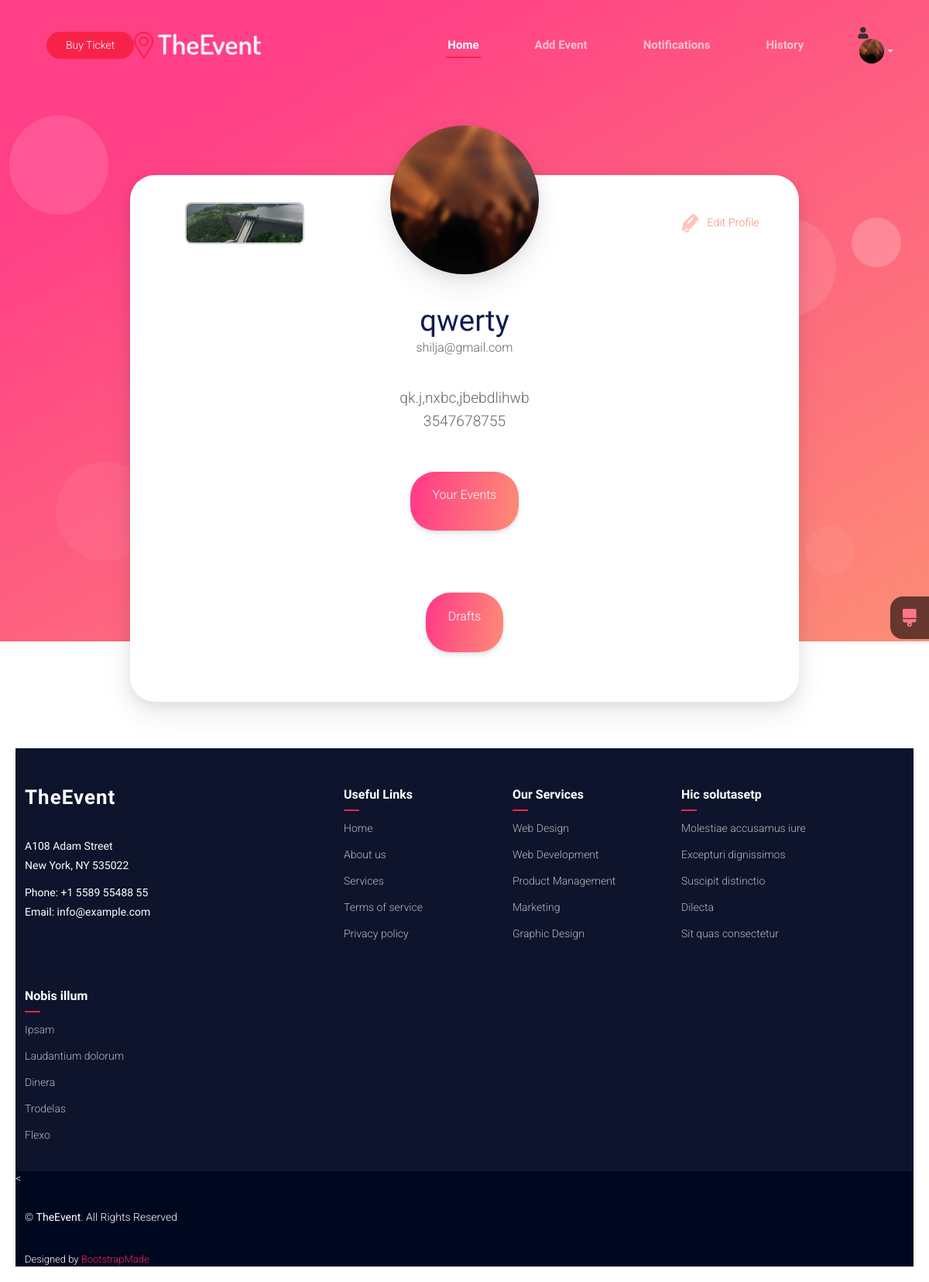
Page /organizer/org_profile/ (signed in) on the committed database.
### adminpanel/models.py (models this page shows, shortened)
class Profile(models.Model):
    ROLE_CHOICES = (
        ('organizer', 'Organizer'),
        ('user', 'User')
    )
    user = models.OneToOneField(User, on_delete=models.CASCADE)
    phone = models.CharField(max_length=10, blank=True, null=True)
    profile_description = models.TextField(blank=True, null=True)
    profile_image = models.ImageField(upload_to='profile_images/', blank=True, null=True)
    id_proof = models.ImageField(upload_to='id_proof/', blank=True, null=True)
    role = models.CharField(max_length=10, choices=ROLE_CHOICES, default='user')
    date_joined = models.DateTimeField(auto_now_add=True)
    last_login = models.DateTimeField(null=True, blank=True)

### organizer/views.py (the view)
# urls.py: path('org_profile/', org_profile, name = 'org_profile'),
@login_required(login_url='/404/')
def org_profile(request):
    try:
        profile = Profile.objects.get(user=request.user)
    except Profile.DoesNotExist:
        profile = None
        published_events = None
    else:
        published_events = Event.objects.filter(organizer=profile, status = 'visible')
    return render(
        request,
        'organizer/org_profile.html',
        {'profile': profile, 'published_events': published_events}
    )

### organizer/templates/organizer/org_profile.html (shortened to what this page needs)
{% extends 'organizer/org_base.html' %}
{% load static %}
{% block content %}
<link rel="stylesheet" href="{% static 'profile/css/style.css' %}">
      <link rel="stylesheet" href="{% static 'profile/css/demo.css' %}">
      <div class="cd__action">
        <a href="https://www.codehim.com/html5-css3/user-profile-page-template-in-html-css" title="Back to download and tutorial page" class="cd__btn back">Back to Tutorial</a>
     </div>
<main class="cd__main">
    <div class="profile-page">
<div class="content">
<div class="content__cover">
    <div class="content__avatar" style="background: #8f6ed5 url('{{ profile.profile_image.url }}') center center no-repeat; background-size: cover;"></div>
</div>
<div class="content__actions"><a href="#">
    <div class="id-proof-container">
        <div class="id-proof-box" id="idProofBox">
            {% if profile.id_proof %}
                <img id="idProof" class="id-proof-img" src="{{ profile.id_proof.url }}" alt="ID Proof" />
            {% else %}
                <img id="idProof" class="id-proof-img" src="path/to/default-image.jpg" alt="No ID Proof Available" />
            {% endif %}
        </div>
    </div>
   </svg></a><a href="{% url 'edit_org_profile' %}">
   </svg><span>Edit Profile</span></a></div>
<div class="content__title">
 <h1>{{ profile.user.username }}</h1><span>{{ profile.user.email }}</span>
</div>
<div class="content__description">
 <p>{{ profile.profile_description }}</p>
 <p>{{ profile.phone }}</p>
</div>
<div class="content__button">
    <a class="button" href="javascript:void(0);" id="bookedTicketsBtn" onclick="openModal()">
        <p class="button__text">Your Events</p>
    </a>
</div>
<div class="content__button">
    <a class="button" href="{% url 'hidden_events' %}">
        <p class="button__text">Drafts</p>
    </a>
</div>
</div>
<div class="bg">
<div><span></span><span></span><span></span><span></span>
</div>
</div>
<div class="theme-switcher-button" id="theme-switcher-button">
</div>
</div>
{% endblock %}

### organizer/templates/organizer/org_base.html (shortened to what this page needs)
{% load static %}
<!DOCTYPE html>
<html lang="en">
<head>
  <link rel="stylesheet" href="https://cdnjs.cloudflare.com/ajax/libs/animate.css/4.1.1/animate.min.css" />
  <link rel="stylesheet" href="https://cdnjs.cloudflare.com/ajax/libs/OwlCarousel2/2.3.4/assets/owl.carousel.min.css">
  <link rel="stylesheet" href="https://cdnjs.cloudflare.com/ajax/libs/OwlCarousel2/2.3.4/assets/owl.theme.default.min.css">
  <link rel="stylesheet" href="https://cdn.jsdelivr.net/npm/bootstrap@5.3.0-alpha1/dist/css/bootstrap.min.css">
  <link href="https://cdnjs.cloudflare.com/ajax/libs/aos/2.3.4/aos.css" rel="stylesheet">
  <link href="{% static 'The_event/assets/vendor/bootstrap/css/bootstrap.min.css' %}" rel="stylesheet">
  <link href="{% static 'The_event/assets/vendor/bootstrap-icons/bootstrap-icons.css' %}" rel="stylesheet">
  <link href="{% static 'The_event/assets/vendor/aos/aos.css' %}" rel="stylesheet">
  <link href="{% static 'The_event/assets/vendor/glightbox/css/glightbox.min.css' %}" rel="stylesheet">
  <link href="{% static 'The_event/assets/vendor/swiper/swiper-bundle.min.css' %}" rel="stylesheet">
  <head>
    <link rel="stylesheet" href="https://cdnjs.cloudflare.com/ajax/libs/font-awesome/5.15.4/css/all.min.css">
</head>
  <link href="{% static 'The_event/assets/css/main.css' %}" rel="stylesheet">
</head>
<body class="index-page">
  <header id="header" class="header d-flex align-items-center fixed-top">
    <div class="container-fluid container-xl position-relative d-flex align-items-center">
      <a href="index.html" class="logo d-flex align-items-center me-auto">
        <img src="{% static 'The_event/assets/img/logo.png' %}" alt="">
      </a>
      <nav id="navmenu" class="navmenu">
        <ul>
          <li><a href="{% url 'org_home' %}" class="active">Home<br></a></li>
          <li><a href="{% url 'add_event' %}">Add Event</a></li>
          <li><a href="{% url 'notification' %}">Notifications</a></li>
          <li><a href="{% url 'drafts' %}"> History</a></li>
          <li class="nav-item dropdown fas fa-user">
            <a href="#" class="nav-link dropdown-toggle" id="userDropdown" data-bs-toggle="dropdown" aria-expanded="false">
                {% if user.profile.profile_image %}
                    <img src="{{ user.profile.profile_image.url }}" alt="User Avatar" class="avatar-img">
                {% else %}
                    <img src="{% static 'images/default-avatar.png' %}" alt="Default Avatar" class="avatar-img">
                {% endif %}
            </a>
        </li>
        </ul>
      </nav>
      <a href="#" class="cta-btn d-none d-sm-block" id="buyTicketButton">
        Buy Ticket
    </a>
      </div>
  </header>
  {% block content %} {% endblock %}
  <footer id="footer" class="footer dark-background">
    <div class="footer-top">
      <div class="container">
        <div class="row gy-4">
          <div class="col-lg-4 col-md-6 footer-about">
            <a href="index.html" class="logo d-flex align-items-center">
              <span class="sitename">TheEvent</span>
            </a>
            <div class="footer-contact pt-3">
              <p>A108 Adam Street</p>
              <p>New York, NY 535022</p>
              <p class="mt-3"><strong>Phone:</strong> <span>+1 5589 55488 55</span></p>
              <p><strong>Email:</strong> <span>info@example.com</span></p>
            </div>
          </div>
          <div class="col-lg-2 col-md-3 footer-links">
            <h4>Useful Links</h4>
            <ul>
              <li><a href="#">Home</a></li>
              <li><a href="#">About us</a></li>
              <li><a href="#">Services</a></li>
              <li><a href="#">Terms of service</a></li>
              <li><a href="#">Privacy policy</a></li>
            </ul>
          </div>
          <div class="col-lg-2 col-md-3 footer-links">
            <h4>Our Services</h4>
            <ul>
              <li><a href="#">Web Design</a></li>
              <li><a href="#">Web Development</a></li>
              <li><a href="#">Product Management</a></li>
              <li><a href="#">Marketing</a></li>
              <li><a href="#">Graphic Design</a></li>
            </ul>
          </div>
          <div class="col-lg-2 col-md-3 footer-links">
            <h4>Hic solutasetp</h4>
            <ul>
              <li><a href="#">Molestiae accusamus iure</a></li>
              <li><a href="#">Excepturi dignissimos</a></li>
              <li><a href="#">Suscipit distinctio</a></li>
              <li><a href="#">Dilecta</a></li>
              <li><a href="#">Sit quas consectetur</a></li>
            </ul>
          </div>
          <div class="col-lg-2 col-md-3 footer-links">
            <h4>Nobis illum</h4>
            <ul>
              <li><a href="#">Ipsam</a></li>
              <li><a href="#">Laudantium dolorum</a></li>
              <li><a href="#">Dinera</a></li>
              <li><a href="#">Trodelas</a></li>
              <li><a href="#">Flexo</a></li>
            </ul>
        </div>
      </div>
    </div>
  </div>
  <
  <div class="footer-bottom">
    <div class="container">
      <div class="copyright">
        &copy; <strong><span>TheEvent</span></strong>. All Rights Reserved
      </div>
      <div class="credits">
        Designed by <a href="https://bootstrapmade.com/">BootstrapMade</a>
      </div>
    </div>
  </div>
</footer>
</body>
</html>

### static/The_event/assets/css/main.css (style rules this page uses)
:root { --default-font: "Roboto", system-ui, -apple-system, "Segoe UI", Roboto, "Helvetica Neue", Arial, "Noto Sans", "Liberation Sans", sans-serif, "Apple Color Emoji", "Segoe UI Emoji", "Segoe UI Symbol", "Noto Color Emoji"; --heading-font: "Raleway", sans-serif; --nav-font: "Raleway", sans-serif; }
:root { --background-color: #ffffff; --default-color: #2f3138; --heading-color: #0e1b4d; --accent-color: #f82249; --surface-color: #ffffff; --contrast-color: #ffffff; }
:root { --nav-color: rgba(255, 255, 255, 0.65); --nav-hover-color: #ffffff; --nav-mobile-background-color: #ffffff; --nav-dropdown-background-color: #ffffff; --nav-dropdown-color: #212529; --nav-dropdown-hover-color: #f82249; }
.dark-background { --background-color: #000820; --default-color: #ffffff; --heading-color: #ffffff; --surface-color: #001553; --contrast-color: #ffffff; }
:root { scroll-behavior: smooth; }
body { color: var(--default-color); background-color: var(--background-color); font-family: var(--default-font); }
a { color: var(--accent-color); text-decoration: none; transition: 0.3s; }
h1, h2, h3, h4, h5, h6 { color: var(--heading-color); font-family: var(--heading-font); }
.header { --background-color: rgba(0, 0, 0, 0); --heading-color: #ffffff; color: var(--default-color); background-color: var(--background-color); padding: 20px 0; transition: all 0.5s; z-index: 997; }
.header .logo { line-height: 1; }
.header .logo img { max-height: 36px; margin-right: 8px; }
.header .cta-btn, .header .cta-btn:focus { color: var(--contrast-color); background: var(--accent-color); font-size: 14px; padding: 8px 25px; margin: 0 0 0 30px; border-radius: 50px; transition: 0.3s; }
@media (max-width: 1200px) { .header .logo { order: 1; } }
@media (max-width: 1200px) { .header .navmenu { order: 3; } }
@media (min-width: 1200px) { .navmenu { padding: 0; } }
@media (min-width: 1200px) { .navmenu ul { margin: 0; padding: 0; display: flex; list-style: none; align-items: center; } }
@media (min-width: 1200px) { .navmenu li { position: relative; } }
@media (min-width: 1200px) { .navmenu>ul>li { white-space: nowrap; padding: 15px 14px; } }
@media (min-width: 1200px) { .navmenu a, .navmenu a:focus { color: var(--nav-color); font-size: 15px; padding: 0 2px; font-family: var(--nav-font); font-weight: 600; display: flex; align-items: center; justify-content: space-between; white-space: nowrap; transition: 0.3s; position: relative; } }
@media (min-width: 1200px) { .navmenu>ul>li>a:before { content: ""; position: absolute; height: 2px; bottom: -6px; left: 0; background-color: var(--accent-color); visibility: hidden; width: 0px; transition: all 0.3s ease-in-out 0s; } }
@media (min-width: 1200px) { .navmenu a:hover:before, .navmenu li:hover>a:before, .navmenu .active:before { visibility: visible; width: 100%; } }
@media (min-width: 1200px) { .navmenu li:hover>a, .navmenu .active, .navmenu .active:focus { color: var(--nav-hover-color); } }
.footer { color: var(--default-color); background-color: var(--background-color); font-size: 14px; position: relative; }
.footer .footer-top { background-color: color-mix(in srgb, var(--background-color), white 5%); padding-top: 50px; }
.footer .footer-about .logo { line-height: 1; margin-bottom: 25px; }
.footer .footer-about .logo span { color: var(--heading-color); font-family: var(--heading-font); font-size: 26px; font-weight: 700; letter-spacing: 1px; }
.footer .footer-about p { font-size: 14px; font-family: var(--heading-font); }
.footer h4 { font-size: 16px; font-weight: 600; position: relative; padding-bottom: 12px; margin-bottom: 15px; }
.footer h4::after { content: ""; position: absolute; display: block; width: 20px; height: 2px; background: var(--accent-color); bottom: 0; left: 0; }
.footer .footer-links { margin-bottom: 30px; }
.footer .footer-links ul { list-style: none; padding: 0; margin: 0; }
.footer .footer-links ul li { padding: 10px 0; display: flex; align-items: center; }
.footer .footer-links ul li:first-child { padding-top: 0; }
.footer .footer-links ul a { color: color-mix(in srgb, var(--default-color), transparent 30%); display: inline-block; line-height: 1; }
.footer .footer-contact p { margin-bottom: 5px; }
.footer .copyright { padding: 30px 0; }
.footer .credits { margin-top: 5px; font-size: 13px; }

### organizer/templates/organizer/org_base.html (style rules this page uses)
.avatar-img { width: 32px; height: 32px; border-radius: 50%; object-fit: cover; }
#navmenu ul { gap: 40px; padding: 0; margin: 0; list-style: none; }

### rows in the picture
Profile: profile_image (picture), id_proof (picture), user.username "qwerty", user.email "shilja@gmail.com", profile_description "qk.j,nxbc,jbebdlihwb", phone "3547678755"
